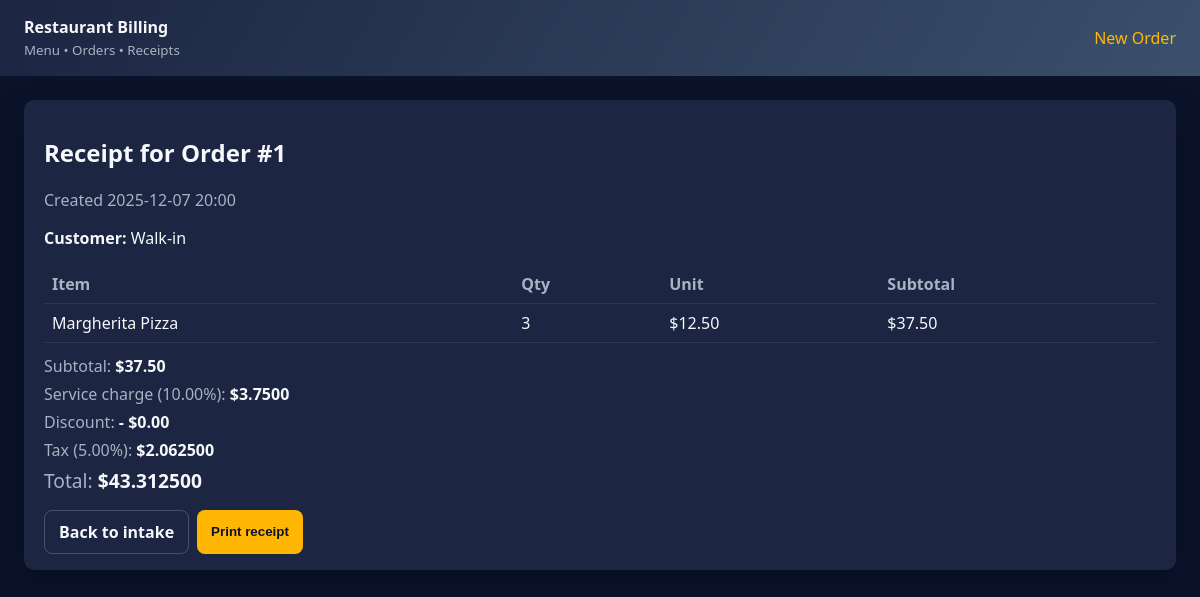
The app's page /orders/1/ with its own data.
### orders/models.py (models this page shows, shortened)
class Order(models.Model):
    DISCOUNT_PERCENT = "percent"
    DISCOUNT_AMOUNT = "amount"
    DISCOUNT_CHOICES = [
        (DISCOUNT_PERCENT, "Percent"),
        (DISCOUNT_AMOUNT, "Flat amount"),
    ]
    customer_name = models.CharField(max_length=128, blank=True)
    tax_rate = models.DecimalField(max_digits=5, decimal_places=2, default=5.00, validators=[MinValueValidator(0)])
    service_charge_rate = models.DecimalField(max_digits=5, decimal_places=2, default=10.00, validators=[MinValueValidator(0)])
    discount_value = models.DecimalField(max_digits=8, decimal_places=2, default=0, validators=[MinValueValidator(0)])
    discount_type = models.CharField(max_length=10, choices=DISCOUNT_CHOICES, default=DISCOUNT_AMOUNT)
    created_at = models.DateTimeField(auto_now_add=True)
    class Meta:
        ordering = ["-created_at"]
    @property
    def subtotal(self):
        return sum(item.subtotal for item in self.items.all())
    @property
    def service_charge(self):
        return (self.subtotal * self.service_charge_rate) / 100
    @property
    def discount_amount(self):
        base = self.subtotal + self.service_charge
        if self.discount_type == self.DISCOUNT_PERCENT:
            return (base * self.discount_value) / 100
        return min(self.discount_value, base)
    @property
    def tax(self):
        taxable_base = self.subtotal + self.service_charge - self.discount_amount
        return (taxable_base * self.tax_rate) / 100
    @property
    def total(self):
        return self.subtotal + self.service_charge + self.tax - self.discount_amount

class OrderItem(models.Model):
    order = models.ForeignKey(Order, related_name="items", on_delete=models.CASCADE)
    menu_item = models.ForeignKey(MenuItem, on_delete=models.PROTECT)
    quantity = models.PositiveIntegerField(validators=[MinValueValidator(1)])
    unit_price = models.DecimalField(max_digits=8, decimal_places=2, validators=[MinValueValidator(0)])
    class Meta:
        verbose_name = "Order item"
        verbose_name_plural = "Order items"
    @property
    def subtotal(self):
        return self.unit_price * self.quantity

class MenuItem(models.Model):
    code = models.CharField(max_length=8, unique=True)
    name = models.CharField(max_length=128)
    price = models.DecimalField(max_digits=8, decimal_places=2, validators=[MinValueValidator(0)])
    is_active = models.BooleanField(default=True)
    class Meta:
        ordering = ["code"]

### orders/views.py (the view)
# urls.py: path('orders/<int:order_id>/', order_views.order_receipt, name='order_receipt'),
def order_receipt(request, order_id):
    order = get_object_or_404(Order.objects.prefetch_related("items__menu_item"), pk=order_id)
    return render(request, "orders/receipt.html", {"order": order})

### templates/orders/receipt.html
{% extends "base.html" %}
{% block content %}
<div class="card">
    <h2>Receipt for Order #{{ order.id }}</h2>
    <p style="color: var(--muted);">Created {{ order.created_at|date:"Y-m-d H:i" }}</p>
    <p><strong>Customer:</strong> {{ order.customer_name|default:"Walk-in" }}</p>
    <table>
        <thead><tr><th>Item</th><th>Qty</th><th>Unit</th><th>Subtotal</th></tr></thead>
        <tbody>
        {% for item in order.items.all %}
            <tr>
                <td>{{ item.menu_item.name }}</td>
                <td>{{ item.quantity }}</td>
                <td>${{ item.unit_price }}</td>
                <td>${{ item.subtotal }}</td>
            </tr>
        {% endfor %}
        </tbody>
    </table>
    <div class="totals" style="margin-top: 12px;">
        <div>Subtotal: <strong>${{ order.subtotal }}</strong></div>
        <div>Service charge ({{ order.service_charge_rate }}%): <strong>${{ order.service_charge }}</strong></div>
        <div>Discount: <strong>- ${{ order.discount_amount }}</strong></div>
        <div>Tax ({{ order.tax_rate }}%): <strong>${{ order.tax }}</strong></div>
        <div style="font-size: 1.2em;">Total: <strong>${{ order.total }}</strong></div>
    </div>
    <div class="stack" style="margin-top: 16px;">
        <a class="btn secondary" href="{% url 'order_intake' %}">Back to intake</a>
        <button class="btn" onclick="window.print();return false;">Print receipt</button>
    </div>
</div>
{% endblock %}

### templates/base.html (shortened to what this page needs)
<!DOCTYPE html>
<html lang="en">
<head>
</head>
<body>
    <header>
        <div>
            <strong>Restaurant Billing</strong><br>
            <small style="color: var(--muted);">Menu • Orders • Receipts</small>
        </div>
        <nav><a href="{% url 'order_intake' %}">New Order</a></nav>
    </header>
    <main>
        {% block content %}{% endblock %}
    </main>
</body>
</html>

### templates/base.html (style rules this page uses)
:root { --bg: #0b132b; --card: #1c2541; --accent: #ffb703; --muted: #a9b2c3; --text: #f7f8fb; }
body { background: var(--bg); color: var(--text); font-family: "Segoe UI", sans-serif; margin: 0; }
header { padding: 16px 24px; background: linear-gradient(120deg, #1c2541, #3a506b); display: flex; justify-content: space-between; align-items: center; }
a { color: var(--accent); text-decoration: none; }
main { padding: 24px; }
.card { background: var(--card); border-radius: 10px; padding: 16px 20px; box-shadow: 0 12px 30px rgba(0,0,0,0.25); margin-bottom: 16px; }
table { width: 100%; border-collapse: collapse; }
th, td { padding: 8px; text-align: left; border-bottom: 1px solid rgba(255,255,255,0.08); }
th { color: var(--muted); font-weight: 600; }
.btn { background: var(--accent); color: #0b132b; border: none; padding: 10px 14px; border-radius: 8px; font-weight: 700; cursor: pointer; }
.btn.secondary { background: transparent; color: var(--text); border: 1px solid rgba(255,255,255,0.2); }
.stack { display: flex; gap: 8px; flex-wrap: wrap; }
.totals { display: grid; gap: 6px; color: var(--muted); }
.totals strong { color: var(--text); }

### records on screen
Order: id "1", created_at "2025-12-07 20:00", customer_name "Walk-in", subtotal "37.50", service_charge_rate "10.00", service_charge "3.7500", discount_amount "0.00", tax_rate "5.00", tax "2.062500", total "43.312500"
OrderItem: menu_item.name "Margherita Pizza", quantity "3", unit_price "12.50", subtotal "37.50"
